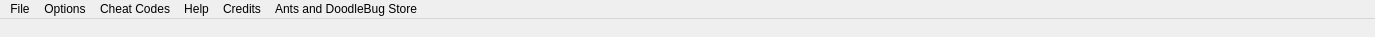
<?xml version="1.0" encoding="UTF-8"?>
<ui version="4.0">
 <class>MainWindow</class>
 <widget class="QMainWindow" name="MainWindow">
  <property name="geometry">
   <rect>
    <x>0</x>
    <y>0</y>
    <width>1375</width>
    <height>37</height>
   </rect>
  </property>
  <property name="windowTitle">
   <string>MainWindow</string>
  </property>
  <widget class="QWidget" name="centralWidget"/>
  <widget class="QMenuBar" name="menuBar">
   <property name="geometry">
    <rect>
     <x>0</x>
     <y>0</y>
     <width>1375</width>
     <height>21</height>
    </rect>
   </property>
   <widget class="QMenu" name="menuFile">
    <property name="title">
     <string>File</string>
    </property>
    <widget class="QMenu" name="menuSave_Game">
     <property name="title">
      <string>Save Game</string>
     </property>
     <addaction name="actionSave_Slot_1"/>
     <addaction name="separator"/>
     <addaction name="actionSave_Slot_2"/>
     <addaction name="separator"/>
     <addaction name="actionSave_Slot_3"/>
     <addaction name="separator"/>
     <addaction name="actionSave_Slot_4"/>
     <addaction name="separator"/>
     <addaction name="actionSave_Slot_5"/>
    </widget>
    <widget class="QMenu" name="menuOpen_Game">
     <property name="title">
      <string>Open Game</string>
     </property>
     <addaction name="actionSave_Slot_6"/>
     <addaction name="separator"/>
     <addaction name="actionSave_Slot_7"/>
     <addaction name="separator"/>
     <addaction name="actionSave_Slot_8"/>
     <addaction name="separator"/>
     <addaction name="actionSave_Slot_9"/>
     <addaction name="separator"/>
     <addaction name="actionSave_Slot_10"/>
    </widget>
    <addaction name="separator"/>
    <addaction name="actionPause_Game"/>
    <addaction name="separator"/>
    <addaction name="actionNew_Game"/>
    <addaction name="separator"/>
    <addaction name="actionMain_Menu"/>
    <addaction name="separator"/>
    <addaction name="menuSave_Game"/>
    <addaction name="separator"/>
    <addaction name="menuOpen_Game"/>
   </widget>
   <widget class="QMenu" name="menuOptions">
    <property name="title">
     <string>Options</string>
    </property>
    <widget class="QMenu" name="menuCostume">
     <property name="title">
      <string>Costumes</string>
     </property>
     <addaction name="action1"/>
     <addaction name="separator"/>
     <addaction name="action2"/>
     <addaction name="separator"/>
     <addaction name="action3"/>
     <addaction name="separator"/>
     <addaction name="action4"/>
     <addaction name="separator"/>
     <addaction name="action5"/>
    </widget>
    <widget class="QMenu" name="menuStep_Through">
     <property name="title">
      <string>Step Through</string>
     </property>
     <widget class="QMenu" name="menuAutomatic">
      <property name="title">
       <string>Automatic</string>
      </property>
      <widget class="QMenu" name="menuSpeed">
       <property name="title">
        <string>Speed</string>
       </property>
       <addaction name="actionX2"/>
       <addaction name="separator"/>
       <addaction name="actionX4"/>
       <addaction name="separator"/>
       <addaction name="actionX6"/>
       <addaction name="separator"/>
       <addaction name="actionX8"/>
       <addaction name="separator"/>
       <addaction name="actionX10"/>
      </widget>
      <addaction name="menuSpeed"/>
     </widget>
     <addaction name="actionManual"/>
     <addaction name="separator"/>
     <addaction name="menuAutomatic"/>
    </widget>
    <addaction name="separator"/>
    <addaction name="menuCostume"/>
    <addaction name="separator"/>
    <addaction name="menuStep_Through"/>
   </widget>
   <widget class="QMenu" name="menuCheat_Codes">
    <property name="title">
     <string>Cheat Codes</string>
    </property>
    <widget class="QMenu" name="menuDiscovered">
     <property name="title">
      <string>Discovered</string>
     </property>
     <addaction name="actionCheat_1"/>
     <addaction name="separator"/>
     <addaction name="actionCheat_2"/>
     <addaction name="separator"/>
     <addaction name="actionCheat_3"/>
     <addaction name="separator"/>
     <addaction name="actionCheat_4"/>
     <addaction name="separator"/>
     <addaction name="actionCheat_5"/>
    </widget>
    <addaction name="actionAdd"/>
    <addaction name="separator"/>
    <addaction name="menuDiscovered"/>
   </widget>
   <widget class="QMenu" name="menuHelp">
    <property name="title">
     <string>Help</string>
    </property>
   </widget>
   <widget class="QMenu" name="menuCredits">
    <property name="title">
     <string>Credits</string>
    </property>
    <addaction name="actionAri_Berkson"/>
    <addaction name="actionAustin_Harmon"/>
    <addaction name="actionAdam_Mallon"/>
    <addaction name="actionJed_Ahmadia"/>
   </widget>
   <widget class="QMenu" name="menuAnts_and_Doodle_Store">
    <property name="title">
     <string>Ants and DoodleBug Store</string>
    </property>
    <addaction name="separator"/>
    <addaction name="actionAdd_Jewels"/>
    <addaction name="separator"/>
    <addaction name="actionAdd_Revive"/>
    <addaction name="separator"/>
   </widget>
   <addaction name="menuFile"/>
   <addaction name="menuOptions"/>
   <addaction name="menuCheat_Codes"/>
   <addaction name="menuHelp"/>
   <addaction name="menuCredits"/>
   <addaction name="menuAnts_and_Doodle_Store"/>
  </widget>
  <action name="actionPause_Game">
   <property name="text">
    <string>Pause Game</string>
   </property>
  </action>
  <action name="actionNew_Game">
   <property name="text">
    <string>New Game</string>
   </property>
  </action>
  <action name="actionMain_Menu">
   <property name="text">
    <string>Main Menu</string>
   </property>
  </action>
  <action name="action1">
   <property name="checkable">
    <bool>true</bool>
   </property>
   <property name="text">
    <string>1.</string>
   </property>
  </action>
  <action name="action2">
   <property name="checkable">
    <bool>true</bool>
   </property>
   <property name="text">
    <string>2.</string>
   </property>
  </action>
  <action name="action3">
   <property name="checkable">
    <bool>true</bool>
   </property>
   <property name="text">
    <string>3.</string>
   </property>
  </action>
  <action name="action4">
   <property name="checkable">
    <bool>true</bool>
   </property>
   <property name="text">
    <string>4.</string>
   </property>
  </action>
  <action name="action5">
   <property name="checkable">
    <bool>true</bool>
   </property>
   <property name="text">
    <string>5.</string>
   </property>
  </action>
  <action name="actionManual">
   <property name="checkable">
    <bool>true</bool>
   </property>
   <property name="text">
    <string>Manual</string>
   </property>
  </action>
  <action name="actionX2">
   <property name="checkable">
    <bool>true</bool>
   </property>
   <property name="text">
    <string>x2</string>
   </property>
  </action>
  <action name="actionX4">
   <property name="checkable">
    <bool>true</bool>
   </property>
   <property name="text">
    <string>x4</string>
   </property>
  </action>
  <action name="actionX6">
   <property name="checkable">
    <bool>true</bool>
   </property>
   <property name="text">
    <string>x6</string>
   </property>
  </action>
  <action name="actionX8">
   <property name="checkable">
    <bool>true</bool>
   </property>
   <property name="text">
    <string>x8</string>
   </property>
  </action>
  <action name="actionX10">
   <property name="checkable">
    <bool>true</bool>
   </property>
   <property name="text">
    <string>x10</string>
   </property>
   <property name="toolTip">
    <string>Make the step through 10x Faster</string>
   </property>
  </action>
  <action name="actionSave_Slot_1">
   <property name="text">
    <string>Save Slot 1</string>
   </property>
  </action>
  <action name="actionSave_Slot_2">
   <property name="text">
    <string>Save Slot 2</string>
   </property>
  </action>
  <action name="actionSave_Slot_3">
   <property name="text">
    <string>Save Slot 3</string>
   </property>
  </action>
  <action name="actionSave_Slot_4">
   <property name="text">
    <string>Save Slot 4</string>
   </property>
  </action>
  <action name="actionSave_Slot_5">
   <property name="text">
    <string>Save Slot 5</string>
   </property>
  </action>
  <action name="actionAdd">
   <property name="text">
    <string>Add</string>
   </property>
  </action>
  <action name="actionCheat_1">
   <property name="checkable">
    <bool>true</bool>
   </property>
   <property name="text">
    <string>Cheat 1</string>
   </property>
  </action>
  <action name="actionCheat_2">
   <property name="checkable">
    <bool>true</bool>
   </property>
   <property name="text">
    <string>Cheat 2</string>
   </property>
  </action>
  <action name="actionCheat_3">
   <property name="checkable">
    <bool>true</bool>
   </property>
   <property name="text">
    <string>Cheat 3</string>
   </property>
  </action>
  <action name="actionCheat_4">
   <property name="checkable">
    <bool>true</bool>
   </property>
   <property name="text">
    <string>Cheat 4</string>
   </property>
  </action>
  <action name="actionCheat_5">
   <property name="checkable">
    <bool>true</bool>
   </property>
   <property name="text">
    <string>Cheat 5</string>
   </property>
  </action>
  <action name="actionAri_Berkson">
   <property name="text">
    <string>Ari Berkson</string>
   </property>
  </action>
  <action name="actionAustin_Harmon">
   <property name="text">
    <string>Austin Harmon</string>
   </property>
  </action>
  <action name="actionAdam_Mallon">
   <property name="text">
    <string>Adam Mallon</string>
   </property>
  </action>
  <action name="actionJed_Ahmadia">
   <property name="text">
    <string>Jed Ahmadia</string>
   </property>
  </action>
  <action name="actionAdd_Jewels">
   <property name="text">
    <string>Add Jewels</string>
   </property>
  </action>
  <action name="actionAdd_Revive">
   <property name="text">
    <string>Add Revive</string>
   </property>
  </action>
  <action name="actionSave_Slot_6">
   <property name="text">
    <string>Save Slot 1</string>
   </property>
  </action>
  <action name="actionSave_Slot_7">
   <property name="text">
    <string>Save Slot 2</string>
   </property>
  </action>
  <action name="actionSave_Slot_8">
   <property name="text">
    <string>Save Slot 3</string>
   </property>
  </action>
  <action name="actionSave_Slot_9">
   <property name="text">
    <string>Save Slot 4</string>
   </property>
  </action>
  <action name="actionSave_Slot_10">
   <property name="text">
    <string>Save Slot 5</string>
   </property>
  </action>
 </widget>
 <layoutdefault spacing="6" margin="11"/>
 <resources/>
 <connections/>
</ui>
